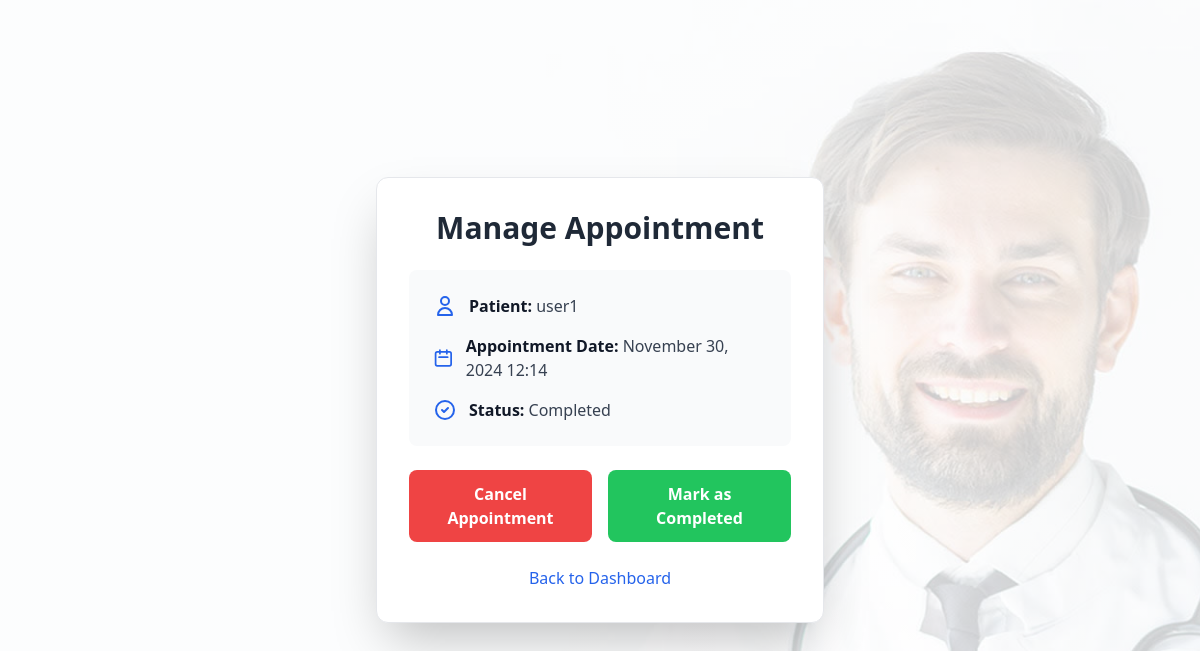
Screenshot of /appointment/manage/3/ (signed in) with the database file from the repository.
### patient/models.py (models this page shows, shortened)
class Appointment(models.Model):
    patient = models.ForeignKey(Patient, on_delete=models.CASCADE)
    doctor = models.ForeignKey(Doctor, on_delete=models.SET_NULL, null=True, blank=True)
    appointment_date = models.DateTimeField()
    preferred_time = models.TimeField(null=True, blank=True)
    status = models.CharField(max_length=50, choices=[
        ('SCHEDULED', 'Scheduled'),
        ('CANCELLED', 'Cancelled'),
        ('COMPLETED', 'Completed')
    ], default='SCHEDULED')

class Patient(models.Model):
    user = models.OneToOneField(User, on_delete=models.CASCADE)
    first_name = models.CharField(max_length=100)
    last_name = models.CharField(max_length=100)
    date_of_birth = models.DateField()
    phone_number = models.CharField(max_length=15)
    email = models.EmailField(unique=True)
    medical_history = models.TextField(blank=True, help_text='Previous medical conditions and treatments')
    medications = models.TextField(blank=True, help_text='Current medications')
    allergies = models.TextField(blank=True, help_text='Known allergies')

### doctor/views.py (the view, shortened to what this page needs)
# urls.py: path('appointment/manage/<int:appointment_id>/', views.manage_appointment, name='manage_appointment'),
@login_required
def manage_appointment(request, appointment_id):
    appointment = get_object_or_404(Appointment, id=appointment_id, doctor=request.user.doctor)
    return render(request, 'doctor/manage_appointment.html', {'appointment': appointment})

### templates/doctor/manage_appointment.html (shortened to what this page needs)
<!DOCTYPE html>
<html lang="en">
<head>
    <script src="https://cdn.tailwindcss.com"></script>
</head>
<body class="min-h-screen flex items-center justify-center bg-gray-100 font-sans">
    <div class="w-full max-w-md p-8 space-y-6 bg-white shadow-2xl rounded-xl border border-gray-200">
        <h1 class="text-3xl font-bold text-center text-gray-800 mb-6">Manage Appointment</h1>
        <div class="space-y-4 bg-gray-50 p-6 rounded-lg">
            <div class="flex items-center">
                <svg class="w-6 h-6 text-blue-600 mr-3" fill="none" stroke="currentColor" viewBox="0 0 24 24" xmlns="http://www.w3.org/2000/svg">
                    <path stroke-linecap="round" stroke-linejoin="round" stroke-width="2" d="M16 7a4 4 0 11-8 0 4 4 0 018 0zM12 14a7 7 0 00-7 7h14a7 7 0 00-7-7z"></path>
                </svg>
                <p class="text-gray-700">
                    <strong class="text-gray-900">Patient:</strong> {{ appointment.patient.user.username }}
                </p>
            </div>
            <div class="flex items-center">
                <svg class="w-6 h-6 text-blue-600 mr-3" fill="none" stroke="currentColor" viewBox="0 0 24 24" xmlns="http://www.w3.org/2000/svg">
                    <path stroke-linecap="round" stroke-linejoin="round" stroke-width="2" d="M8 7V3m8 4V3m-9 8h10M5 21h14a2 2 0 002-2V7a2 2 0 00-2-2H5a2 2 0 00-2 2v12a2 2 0 002 2z"></path>
                </svg>
                <p class="text-gray-700">
                    <strong class="text-gray-900">Appointment Date:</strong> {{ appointment.appointment_date|date:"F d, Y H:i" }}
                </p>
            </div>
            <div class="flex items-center">
                <svg class="w-6 h-6 text-blue-600 mr-3" fill="none" stroke="currentColor" viewBox="0 0 24 24" xmlns="http://www.w3.org/2000/svg">
                    <path stroke-linecap="round" stroke-linejoin="round" stroke-width="2" d="M9 12l2 2 4-4m6 2a9 9 0 11-18 0 9 9 0 0118 0z"></path>
                </svg>
                <p class="text-gray-700">
                    <strong class="text-gray-900">Status:</strong> {{ appointment.get_status_display }}
                </p>
            </div>
        </div>
        <form method="POST" class="space-y-4">
            <div class="flex justify-between space-x-4">
                <button type="submit" name="action" value="cancel" class="flex-1 bg-red-500 hover:bg-red-600 text-white font-bold py-3 px-4 rounded-lg transition duration-300 ease-in-out transform hover:-translate-y-1 hover:scale-105 focus:outline-none focus:ring-2 focus:ring-red-500 focus:ring-opacity-50">
                    Cancel Appointment
                </button>
                <button type="submit" name="action" value="complete" class="flex-1 bg-green-500 hover:bg-green-600 text-white font-bold py-3 px-4 rounded-lg transition duration-300 ease-in-out transform hover:-translate-y-1 hover:scale-105 focus:outline-none focus:ring-2 focus:ring-green-500 focus:ring-opacity-50">
                    Mark as Completed
                </button>
            </div>
        </form>
        <div class="text-center">
            <a href="{% url 'doctor_dashboard' %}" class="text-blue-600 hover:text-blue-800 hover:underline transition duration-300 ease-in-out">
                Back to Dashboard
            </a>
        </div>
    </div>
</body>
</html>

### templates/doctor/manage_appointment.html (style rules this page uses)
body { background-image: linear-gradient(rgba(255,255,255,0.8), rgba(255,255,255,0.8)), url('/static/doctor/slider3.jpg'); background-size: cover; background-position: center; background-attachment: fixed; }

### rows the page displays
Appointment: patient.user.username "user1", appointment_date "November 30, 2024 12:14", status "Completed"
